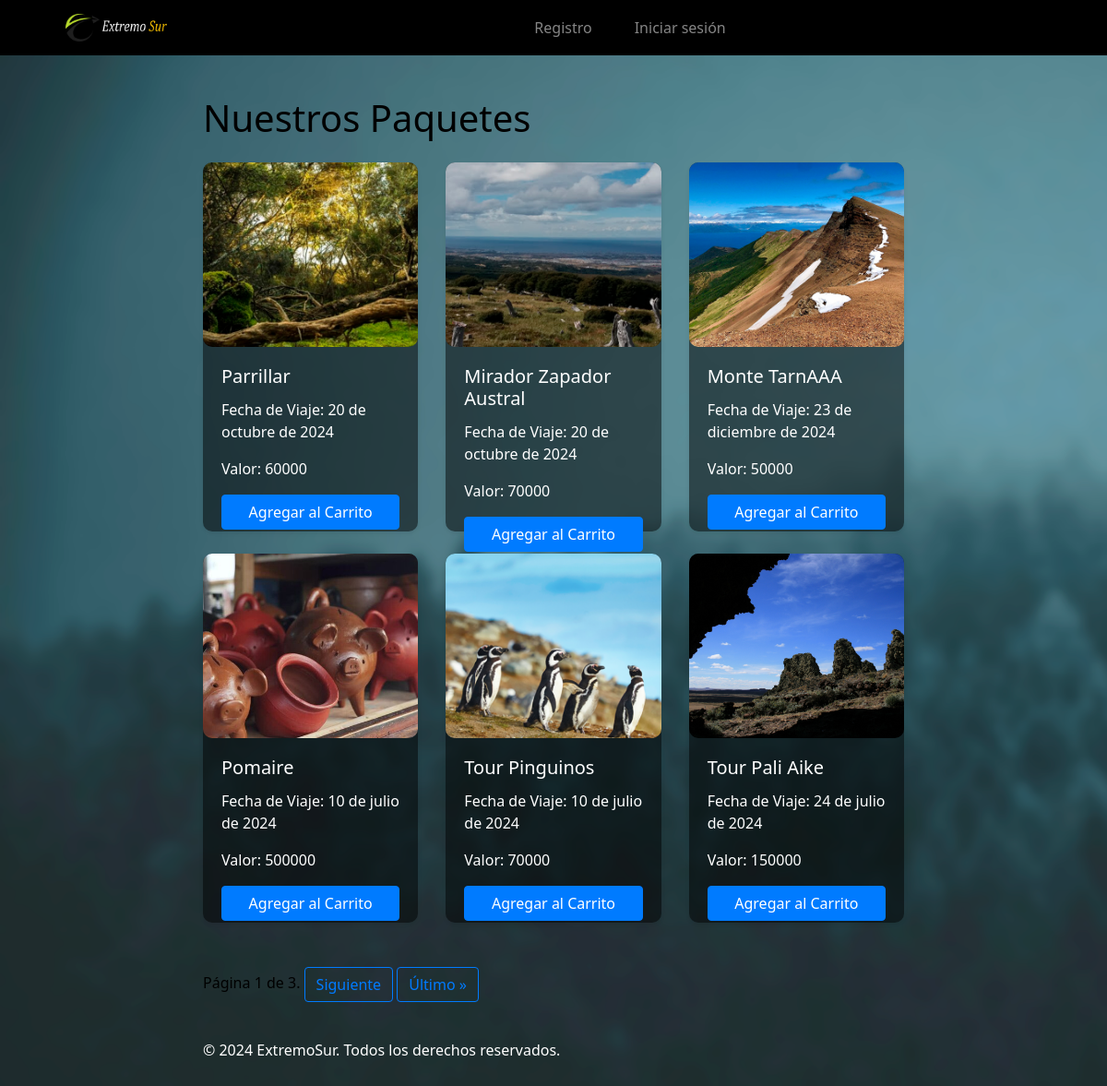
The app's page /vista_paquetes_cliente/ with its own data.
### gestionviajes/models.py (models this page shows, shortened)
class PaqueteTuristico(models.Model):
    nombre_destino = models.CharField(max_length=100)
    fecha_viaje = models.DateField()
    valor = models.IntegerField()  # Cambiado a IntegerField para no tener decimales
    imagen = models.ImageField(upload_to='imagenes_paquete/')

### gestionviajes/views.py (the view, shortened to what this page needs)
# urls.py: path('vista_paquetes_cliente/', views.vista_paquetes_cliente, name='vista_paquetes_cliente'),
def vista_paquetes_cliente(request):
    query = request.GET.get('query')
    paquetes = PaqueteTuristico.objects.all()
    if query:
        paquetes = paquetes.filter(
            Q(nombre_destino__icontains=query)
        )
    paginator = Paginator(paquetes, 6)  # Mostrar 6 paquetes por página
    page_number = request.GET.get('page')
    page_obj = paginator.get_page(page_number)
    context = {
        'page_obj': page_obj,
        'query': query,
    }
    return render(request, 'vista_paquetes_cliente.html', context)

### gestionviajes/context_processors.py (called while the page is built)
def search_form(request):
    return {'buscar_form': BuscarPaqueteForm()}

### gestionviajes/templates/vista_paquetes_cliente.html (shortened to what this page needs)
{% extends "base.html" %}
{% load static %}
{% block content %}
    <div class="container">
        <h1 class="my-4">Nuestros Paquetes</h1>
        <div id="paquetes-list" class="row">
            {% for paquete in page_obj %}
                <div class="col-md-4 mb-4">
                    <div class="card shadow-sm">
                        {% if paquete.imagen %}
                            <img src="{{ paquete.imagen.url }}" class="card-img-top" alt="{{ paquete.nombre_destino }}">
                        {% else %}
                            <img src="{% static 'img/default.png' %}" class="card-img-top" alt="No Image">
                        {% endif %}
                        <div class="card-body">
                            <h5 class="card-title">{{ paquete.nombre_destino }}</h5>
                            <p class="card-text">Fecha de Viaje: {{ paquete.fecha_viaje }}</p>
                            <p class="card-text">Valor: {{ paquete.valor }}</p>
                            <a href="{% url 'agregar_al_carrito' paquete.id %}" class="btn btn-primary">Agregar al Carrito</a>
                        </div>
                    </div>
                </div>
            {% empty %}
                <div class="col-md-12">
                    <p>No se encontraron paquetes.</p>
                </div>
            {% endfor %}
        </div>
        <div class="pagination mt-4">
            <span class="step-links">
                <span class="current">
                    Página {{ page_obj.number }} de {{ page_obj.paginator.num_pages }}.
                </span>
                {% if page_obj.has_next %}
                    <a href="?page={{ page_obj.next_page_number }}{% if query %}&query={{ query }}{% endif %}" class="btn btn-outline-primary">Siguiente</a>
                    <a href="?page={{ page_obj.paginator.num_pages }}{% if query %}&query={{ query }}{% endif %}" class="btn btn-outline-primary">Último &raquo;</a>
                {% endif %}
            </span>
        </div>
    </div>
{% endblock %}

### gestionviajes/static/css/styles.css (style rules this page uses)
body { font-family: 'system-ui', '-apple-system', 'Segoe UI', 'Roboto', 'Helvetica Neue', 'Arial', 'sans-serif'; color: #000000; margin: 0; padding: 0; background-image: url('/static/img/fondo.png'); background-repeat: repeat-y; background-attachment: fixed; background-size: cover; }
.container { max-width: 800px; margin: 0 auto; padding: 20px; }
h2, .card-title, .card-text { color: #ffffff; }
.card { background-color: rgba(0, 0, 0, 0.5); color: #000000; border-radius: 10px; height: 100%; border: none; }
.card-body { height: 100%; display: flex; flex-direction: column; justify-content: space-between; }
.card-title { font-size: 1.25rem; margin-bottom: 0.75rem; color: #fff; }
.card-text { color: #ffffff; }
.card-img-top { height: 200px; object-fit: cover; border-radius: 10px; }
.card { background-color: rgba(0, 0, 0, 0.5); color: #fff; border-radius: 10px; border: none; height: 400px; display: flex; flex-direction: column; }
.card-body { flex: 1; display: flex; flex-direction: column; justify-content: space-between; }
.card-text { color: #fff; }

### records on screen
PaqueteTuristico: imagen (picture), nombre_destino "Parrillar", fecha_viaje "20 de octubre de 2024", valor "60000"
PaqueteTuristico: imagen (picture), nombre_destino "Mirador Zapador Austral", fecha_viaje "20 de octubre de 2024", valor "70000"
PaqueteTuristico: imagen (picture), nombre_destino "Monte TarnAAA", fecha_viaje "23 de diciembre de 2024", valor "50000"
PaqueteTuristico: imagen (picture), nombre_destino "Pomaire", fecha_viaje "10 de julio de 2024", valor "500000"
PaqueteTuristico: imagen (picture), nombre_destino "Tour Pinguinos", fecha_viaje "10 de julio de 2024", valor "70000"
PaqueteTuristico: imagen (picture), nombre_destino "Tour Pali Aike", fecha_viaje "24 de julio de 2024", valor "150000"

### other values on screen
{{ page_obj.number }} "1"
{{ page_obj.paginator.num_pages }} "3"
